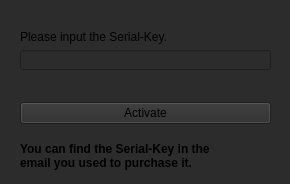
<?xml version="1.0" encoding="UTF-8"?>
<ui version="4.0">
 <class>Form</class>
 <widget class="QWidget" name="Form">
  <property name="geometry">
   <rect>
    <x>0</x>
    <y>0</y>
    <width>290</width>
    <height>184</height>
   </rect>
  </property>
  <property name="windowTitle">
   <string>Tuna License Check</string>
  </property>
  <property name="styleSheet">
   <string notr="true">background-color: rgb(44, 44, 44);</string>
  </property>
  <widget class="QWidget" name="layoutWidget">
   <property name="geometry">
    <rect>
     <x>20</x>
     <y>100</y>
     <width>251</width>
     <height>27</height>
    </rect>
   </property>
   <layout class="QHBoxLayout" name="horizontalLayout">
    <item>
     <widget class="QPushButton" name="okBtn">
      <property name="text">
       <string>Activate</string>
      </property>
     </widget>
    </item>
   </layout>
  </widget>
  <widget class="QWidget" name="layoutWidget">
   <property name="geometry">
    <rect>
     <x>20</x>
     <y>30</y>
     <width>251</width>
     <height>40</height>
    </rect>
   </property>
   <layout class="QVBoxLayout" name="verticalLayout">
    <item>
     <widget class="QLabel" name="label">
      <property name="text">
       <string>Please input the Serial-Key.</string>
      </property>
     </widget>
    </item>
    <item>
     <widget class="QLineEdit" name="serialEdit"/>
    </item>
   </layout>
  </widget>
  <widget class="QLabel" name="label_2">
   <property name="geometry">
    <rect>
     <x>20</x>
     <y>140</y>
     <width>249</width>
     <height>31</height>
    </rect>
   </property>
   <property name="font">
    <font>
     <weight>75</weight>
     <bold>true</bold>
    </font>
   </property>
   <property name="lineWidth">
    <number>2</number>
   </property>
   <property name="text">
    <string>You can find the Serial-Key in the 
email you used to purchase it.</string>
   </property>
  </widget>
  <widget class="QLabel" name="label_3">
   <property name="geometry">
    <rect>
     <x>20</x>
     <y>70</y>
     <width>249</width>
     <height>31</height>
    </rect>
   </property>
   <property name="font">
    <font>
     <weight>75</weight>
     <bold>true</bold>
    </font>
   </property>
   <property name="lineWidth">
    <number>2</number>
   </property>
   <property name="text">
    <string/>
   </property>
  </widget>
 </widget>
 <resources/>
 <connections/>
</ui>
